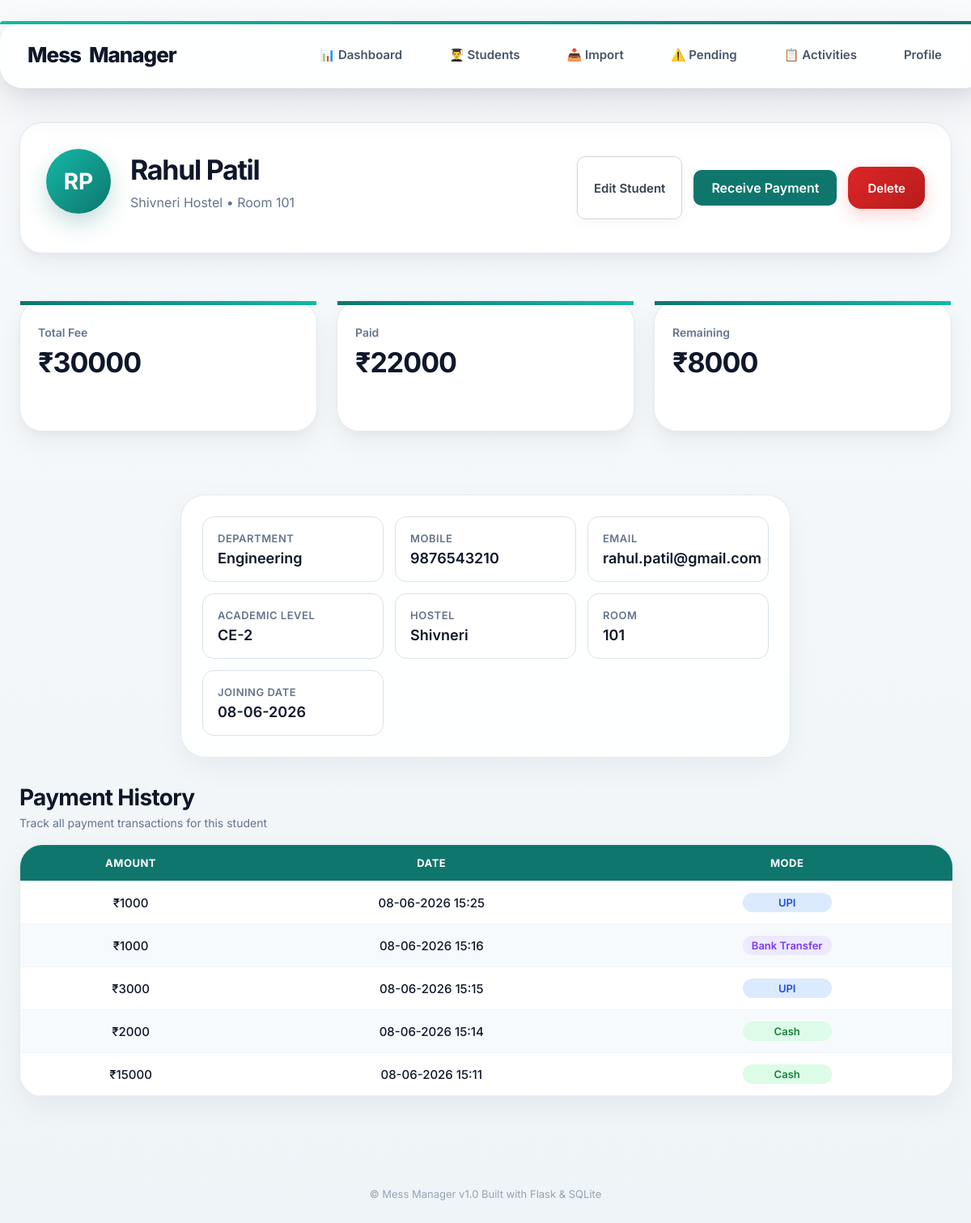
/student_profile/1 (signed in), run on an earlier commit of the app's database.
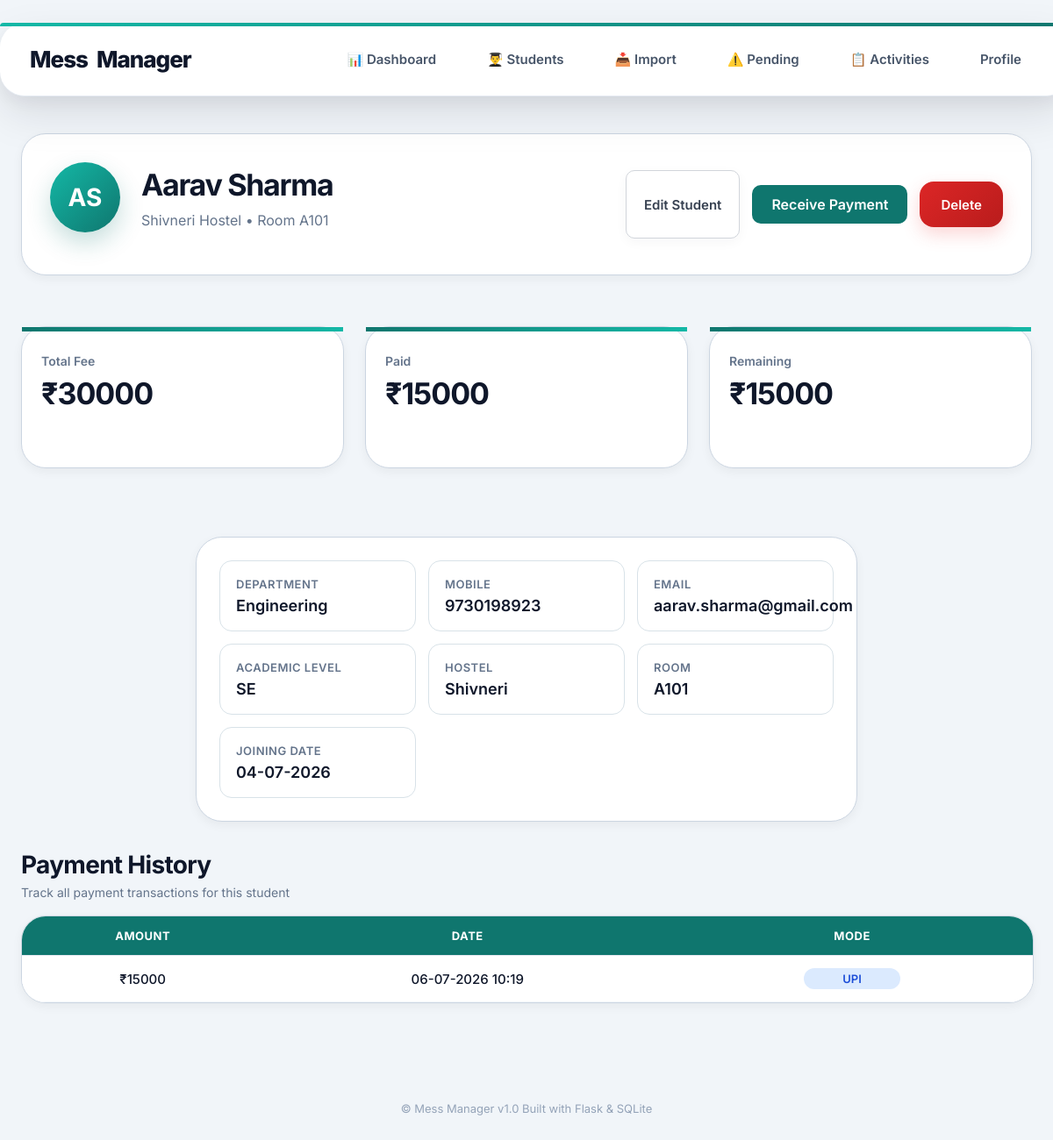
And on a later commit of the database.
### tables this page shows
CREATE TABLE students (

        id INTEGER PRIMARY KEY AUTOINCREMENT,

        admin_id INTEGER NOT NULL,

        student_code TEXT NOT NULL UNIQUE,

        name TEXT NOT NULL,

        mobile TEXT NOT NULL,
                 
        email TEXT  NOT NULL,

        hostel TEXT NOT NULL,

        room TEXT NOT NULL,

        department TEXT NOT NULL,

        academic_level TEXT NOT NULL,

        total_fees INTEGER NOT NULL DEFAULT 30000,

        received_amount INTEGER NOT NULL DEFAULT 0,

        joining_date TEXT NOT NULL,

        FOREIGN KEY (admin_id) REFERENCES admin(id),

        UNIQUE(admin_id, mobile),

        CHECK(received_amount >= 0),

        CHECK(total_fees >= 0),

        CHECK(received_amount <= total_fees)

    );

CREATE TABLE payments (

        id INTEGER PRIMARY KEY AUTOINCREMENT,
        student_id INTEGER NOT NULL,
        amount INTEGER NOT NULL,
        payment_mode TEXT NOT NULL,
        payment_date TEXT NOT NULL,
        FOREIGN KEY (student_id)
        REFERENCES students(id)
        ON DELETE CASCADE,
        CHECK(amount > 0)

    );

### app.py (the view)
@app.route("/student_profile/<int:student_id>")
@login_required
def student_profile(student_id):
    conn = connect_db()
    admin_id = session['admin_id']
    student = conn.execute(
        """

        SELECT *

        FROM students

        WHERE id = ?

        AND admin_id = ?

        """,
        (student_id, admin_id)
    ).fetchone()
    if not student:
        conn.close()
        flash("Unauthorized access")
        return redirect('/student_list')
    payments = conn.execute(
    """

    SELECT
        amount,
        payment_mode,
        payment_date


    FROM payments

    WHERE student_id = ?

    ORDER BY payment_date DESC

    """,
    (student_id,)
).fetchall()
    conn.close()
    name = student["name"]
    initials = "".join(
        word[0].upper()
        for word in name.split()[:2]
    )
    return render_template(
        "student_profile.html",
        student=student,
        payments=payments,
        initials=initials
    )

### app.py (called while the page is built)
def connect_db():
    conn = sqlite3.connect('database.db')
    conn.execute("PRAGMA foreign_keys = ON")
    conn.row_factory = sqlite3.Row
    return conn

def login_required(func):
    @wraps(func)
    def wrapper(*args, **kwargs):
        if not session.get('admin_logged_in'):
            return redirect('/login')
        return func(*args, **kwargs)
    return wrapper

### templates/student_profile.html (shortened to what this page needs)
{% extends "base.html" %}
{% block content %}
<div class="container">
    <div class="profile-top ui-card">
        <div class="profile-main">
            <div class="profile-avatar">
                {{ initials }}
            </div>
            <div class="profile-info">
                <h1 class="profile-name">
                    {{ student['name'] }}
                </h1>
                <p class="profile-subtitle">
                    {{ student['hostel'] }} Hostel • Room {{ student['room'] }}
                </p>
            </div>
        </div>
        <div class="profile-buttons">
            <a href="/edit_student/{{ student['id'] }}" class="secondary-btn">
                Edit Student
            </a>
            <a href="/receive_payment_page/{{ student['id'] }}" class="primary-btn">
                Receive Payment
            </a>
            <a href="/delete_student/{{ student['id'] }}" class="danger-btn"
                onclick="return confirm('Are you sure you want to delete this student?')">
                Delete
            </a>
        </div>
    </div>
    <div class="profile-summary">
        <div class="summary-card ui-card">
            <h3>Total Fee</h3>
            <p>₹{{ student['total_fees'] }}</p>
        </div>
        <div class="summary-card ui-card">
            <h3>Paid</h3>
            <p>₹{{ student['received_amount'] }}</p>
        </div>
        <div class="summary-card ui-card">
            <h3>Remaining</h3>
            <p>
                ₹{{ student['total_fees'] - student['received_amount'] }}
            </p>
        </div>
    </div>
    <div class="payment-card ui-card">
        <div class="profile-details">
            <div class="detail-item">
                <span class="detail-label">Department</span>
                <span class="detail-value">{{ student['department'] }}</span>
            </div>
            <div class="detail-item">
                <span class="detail-label">Mobile</span>
                <span class="detail-value">{{ student['mobile'] }}</span>
            </div>
            <div class="detail-item">
                <span class="detail-label">Email</span>
                <span class="detail-value">
                    {{ student['email'] }}
                </span>
            </div>
            <div class="detail-item">
                <span class="detail-label">Academic Level</span>
                <span class="detail-value">{{ student['academic_level'] }}</span>
            </div>
            <div class="detail-item">
                <span class="detail-label">Hostel</span>
                <span class="detail-value">{{ student['hostel'] }}</span>
            </div>
            <div class="detail-item">
                <span class="detail-label">Room</span>
                <span class="detail-value">{{ student['room'] }}</span>
            </div>
            <div class="detail-item">
                <span class="detail-label">Joining Date</span>
                <span class="detail-value">{{ student['joining_date'] }}</span>
            </div>
        </div>
    </div>
    <div class="payment-history-section">
        <div class="section-header">
            <h2 class="section-title">
                Payment History
            </h2>
            <p class="section-subtitle">
                Track all payment transactions for this student
            </p>
        </div>
        {% if payments %}
        <div class="table-container ui-card">
            <table class="students-table">
                <thead>
                    <tr>
                        <th>Amount</th>
                        <th>Date</th>
                        <th>Mode</th>
                    </tr>
                </thead>
                <tbody>
                    {% for payment in payments %}
                    <tr>
                        <td>₹{{ payment['amount'] }}</td>
                        <td>{{ payment['payment_date'] }}</td>
                        <td>{% if payment['payment_mode'] == 'UPI' %}
<span class="payment-mode-upi">
    UPI
</span>
{% elif payment['payment_mode'] == 'Cash' %}
                            <span class="payment-mode-cash">
                                Cash
                            </span>
                            {% else %}
                            <span class="payment-mode-bank">
                                Bank Transfer
                            </span>
                            {% endif %}
                        </td>
                    </tr>
                    {% endfor %}
                </tbody>
            </table>
        </div>
        {% endif %}
    </div>
</div>
{% endblock %}

### templates/base.html (shortened to what this page needs)
<!DOCTYPE html>
<html>
<head>
    <link rel="stylesheet" href="{{ url_for('static', filename='style.css') }}">
</head>
<body class="{{ session.get('theme', 'light') }}">
    {% if session.get('admin_logged_in') %}
    <div class="topbar">
        <div class="logo">
            <span class="logo-light">Mess</span>
            <span class="logo-accent">Manager</span>
        </div>
        <div class="nav-links">
            <a href="/" class="{% if request.path == '/' %}active{% endif %}">
                📊 Dashboard
            </a>
            <a href="/student_list" class="{% if request.path == '/student_list' %}active{% endif %}">
                👨‍🎓 Students
            </a>
            <a href="/import_students" class="{% if request.path == '/import_students' %}active{% endif %}">
                📥 Import
            </a>
            <a href="/pending_payments" class="{% if request.path == '/pending_payments' %}active{% endif %}">
                ⚠️ Pending
            </a>
            <a href="/activities" class="nav-link">
                📋 Activities
            </a>
            <a href="/profile" class="nav-link">
                Profile
            </a>
        </div>
    </div>
    {% endif %}
    <div class="page-content">
        {% block content %}
        {% endblock %}
    </div>
    <footer class="app-footer">
        © Mess Manager v1.0
        Built with Flask & SQLite
    </footer>
</body>
</html>

What changed in the data, as far as the page shows it:
removed payments: amount "1000", payment_date "08-06-2026 15:25", payment_mode "UPI"
removed payments: amount "1000", payment_date "08-06-2026 15:16", payment_mode "Bank Transfer"
removed payments: amount "3000", payment_date "08-06-2026 15:15", payment_mode "UPI"
removed payments: amount "2000", payment_date "08-06-2026 15:14", payment_mode "Cash"
changed students "Engineering": name "Rahul Patil" → "Aarav Sharma"; room "101" → "A101"; received_amount "22000" → "15000"; student['total_fees']-student['received_amount'] "8000" → "15000"; mobile "9876543210" → "9730198923"; email "rahul.patil@gmail.com" → "aarav.sharma@gmail.com"; academic_level "CE-2" → "SE"; joining_date "08-06-2026" → "04-07-2026"
changed payments: payment_date "08-06-2026 15:11" → "06-07-2026 10:19"; payment_mode "Cash" → "UPI"
Also different on the page:
{{ initials }}: "RP" → "AS"
